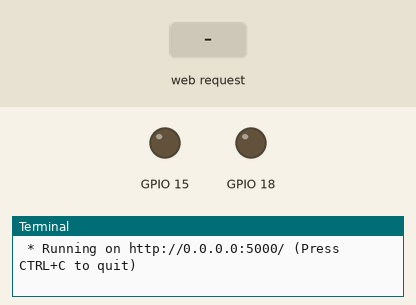
Simulated run of this program. Board: Raspberry Pi (BCM pin numbers). Shown: output pins drawn as LEDs (lit = HIGH), the last lines printed to the terminal. The test bench sets the inputs (shaded band). The clock reads 2024-03-15 10:24:30 at power-on unless the program sets it.

Above: at 1.2 s.
1.3 s: HTTP request for /led received
At 2.2 s:
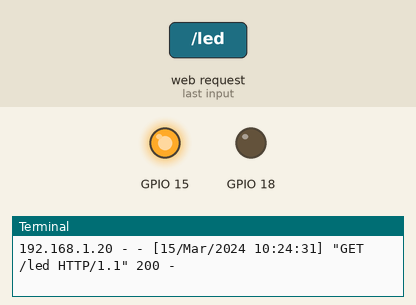
2.8 s: HTTP request for /led received with the fields device=light1, status=on
4.3 s: HTTP request for / received
Timing chart, 0 to 7.3 s (numbered marks = the images above; inputs shaded):
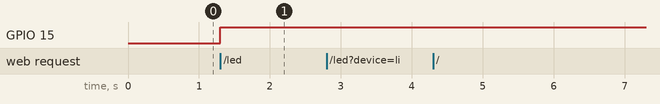

Measured:
- after the input at 1.3 s, GPIO 15: LOW → HIGH at once

The program:

homeautomation.py
```python
from flask import Flask
from flask import request

import RPi.GPIO as GPIO

GPIO.setmode(GPIO.BCM)
GPIO.setup(15,GPIO.OUT)
GPIO.setup(18,GPIO.OUT)

app = Flask(__name__)

@app.route('/led', methods=['GET','POST'])
def led():
        device = request.args.get('device')
        status = request.args.get('status')
        if status == "on":
           if device ==  "light1":
              light1On()
           else:
              light2On()
        else:
           if device ==  "light1":
              light1Off()
           else:
              light2Off()

        return "1"

def light1On():
    GPIO.output(18,GPIO.LOW)

def light1Off():
    GPIO.output(18,GPIO.HIGH)

def light2On():
    GPIO.output(15,GPIO.LOW)

def light2Off():
    GPIO.output(15,GPIO.HIGH)

if __name__ == '__main__':
    app.run(debug=True, host='0.0.0.0')
```
